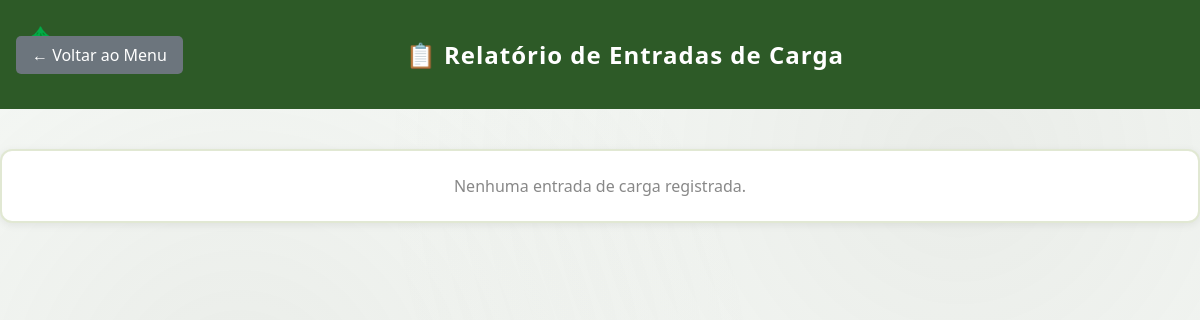
/relatorio-entradas (signed in), run on an earlier commit of the app's database.
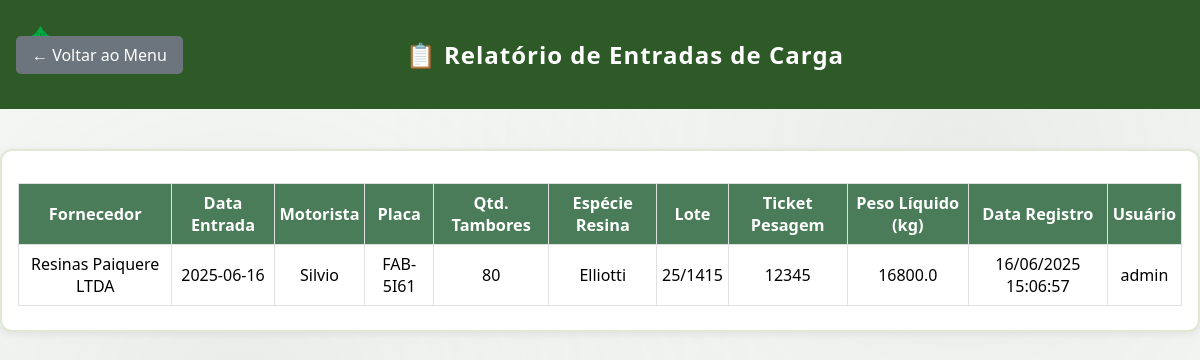
And on a later commit of the database.
### tables this page shows
CREATE TABLE entradas_carga (
            id INTEGER PRIMARY KEY AUTOINCREMENT,
            fornecedor TEXT NOT NULL,
            data_entrada TEXT NOT NULL,
            motorista TEXT NOT NULL,
            placa TEXT NOT NULL,
            quantidade_tambores INTEGER NOT NULL,
            especie_resina TEXT NOT NULL,
            lote TEXT NOT NULL,
            ticket_pesagem TEXT NOT NULL UNIQUE,
            peso_liquido REAL NOT NULL,
            data_registro TEXT NOT NULL,
            usuario_registro TEXT NOT NULL
        );

### app.py (the view)
@app.route('/relatorio-entradas')
def relatorio_entradas():
    if 'logged_in' not in session or not session['logged_in']:
        return redirect(url_for('login'))
    entradas = listar_entradas()
    return render_template('relatorio_entradas.html', entradas=entradas)

### app.py (called while the page is built)
def listar_entradas():
    conn = sqlite3.connect('estoque.db')
    cursor = conn.cursor()
    cursor.execute('SELECT * FROM entradas_carga ORDER BY lote ASC')
    colunas = [desc[0] for desc in cursor.description]
    entradas = [dict(zip(colunas, row)) for row in cursor.fetchall()]
    conn.close()
    return entradas

### templates/relatorio_entradas.html (shortened to what this page needs)
<!DOCTYPE html>
<html lang="pt-BR">
<head>
    <link rel="stylesheet" href="{{ url_for('static', filename='css/style.css') }}">
</head>
<body class="relatorio-body">
    <div class="header">
        <a href="{{ url_for('menu') }}" class="back-btn">← Voltar ao Menu</a>
        <div class="header-title">📋 Relatório de Entradas de Carga</div>
    </div>
    <div class="container">
        {% if entradas %}
        <div class="table-responsive">
            <table>
                <thead>
                    <tr>
                        <th>Fornecedor</th>
                        <th>Data Entrada</th>
                        <th>Motorista</th>
                        <th>Placa</th>
                        <th>Qtd. Tambores</th>
                        <th>Espécie Resina</th>
                        <th>Lote</th>
                        <th>Ticket Pesagem</th>
                        <th>Peso Líquido (kg)</th>
                        <th>Data Registro</th>
                        <th>Usuário</th>
                    </tr>
                </thead>
                <tbody>
                    {% for entrada in entradas %}
                    <tr>
                        <td>{{ entrada.fornecedor }}</td>
                        <td>{{ entrada.data_entrada }}</td>
                        <td>{{ entrada.motorista }}</td>
                        <td>{{ entrada.placa }}</td>
                        <td>{{ entrada.quantidade_tambores }}</td>
                        <td>{{ entrada.especie_resina }}</td>
                        <td>{{ entrada.lote }}</td>
                        <td>{{ entrada.ticket_pesagem }}</td>
                        <td>{{ entrada.peso_liquido }}</td>
                        <td>{{ entrada.data_registro }}</td>
                        <td>{{ entrada.usuario_registro }}</td>
                    </tr>
                    {% endfor %}
                </tbody>
            </table>
        </div>
        {% else %}
        <p style="text-align:center; color:#888;">Nenhuma entrada de carga registrada.</p>
        {% endif %}
    </div>
</body>
</html>

### static/css/style.css (style rules this page uses)
* { margin: 0; padding: 0; box-sizing: border-box; }
body { font-family: 'Segoe UI', Tahoma, Geneva, Verdana, sans-serif; background: linear-gradient(135deg, #2d5016 0%, #4a7c59 50%, #6b8e23 100%); background-attachment: fixed; min-height: 100vh; display: flex; align-items: center; justify-content: center; }
body::before { content: ''; position: fixed; top: 0; left: 0; width: 100%; height: 100%; background-image: radial-gradient(circle at 20% 50%, rgba(120, 119, 108, 0.1) 0%, transparent 50%), radial-gradient(circle at 80% 20%, rgba(120, 119, 108, 0.1) 0%, transparent 50%); pointer-events: none; z-index: -1; }
.container { background: rgba(255, 255, 255, 0.95); backdrop-filter: blur(10px); padding: 2.5rem; border-radius: 15px; box-shadow: 0 20px 40px rgba(45, 80, 22, 0.3); width: 100%; max-width: 420px; border: 2px solid rgba(107, 142, 35, 0.2); }
.header { text-align: center; margin-bottom: 2.5rem; }
.header::before { content: '🌲'; font-size: 2.5rem; display: block; margin-bottom: 1rem; }

### templates/relatorio_entradas.html (style rules this page uses)
body.relatorio-body { display: block !important; background: #f7faf7; min-height: 100vh; }
.header { background: #2d5a27; padding: 1.2rem 1rem; display: flex; align-items: center; justify-content: center; color: white; position: relative; }
.header-title { flex: 1; text-align: center; font-size: 1.5rem; font-weight: bold; letter-spacing: 1px; }
.back-btn { position: absolute; left: 1rem; top: 50%; transform: translateY(-50%); background: #6c757d; color: white; padding: 0.5rem 1rem; text-decoration: none; border-radius: 5px; font-size: 1rem; }
.container { max-width: 1200px !important; margin: 2.5rem auto 0 auto; padding: 1.5rem 1rem; background: white; border-radius: 12px; box-shadow: 0 2px 8px rgba(0,0,0,0.07); }
.table-responsive { overflow-x: auto; width: 100%; }
table { width: 100%; border-collapse: collapse; margin-top: 0.5rem; font-size: 1rem; max-width: 100%; table-layout: auto; }
th, td { border: 1px solid #e0e0e0; padding: 0.5rem 0.3rem; text-align: center; vertical-align: middle; white-space: normal; word-wrap: break-word; }
th { background: #4a7c59; color: #fff; font-size: 1.02rem; font-weight: 600; }

What changed in the data, as far as the page shows it:
added entradas_carga: fornecedor "Resinas Paiquere LTDA", data_entrada "2025-06-16", motorista "Silvio", placa "FAB-5I61", quantidade_tambores "80", especie_resina "Elliotti", lote "25/1415", ticket_pesagem "12345", peso_liquido "16800.0", data_registro "16/06/2025 15:06:57", usuario_registro "admin"
Also different on the page:
text no longer shown: "Nenhuma entrada de carga registrada."
text now shown: "Fornecedor Data Entrada Motorista Placa Qtd. Tambores Espécie Resina Lote Ticket Pesagem Peso Líquido (kg) Data Registro Usuário"
